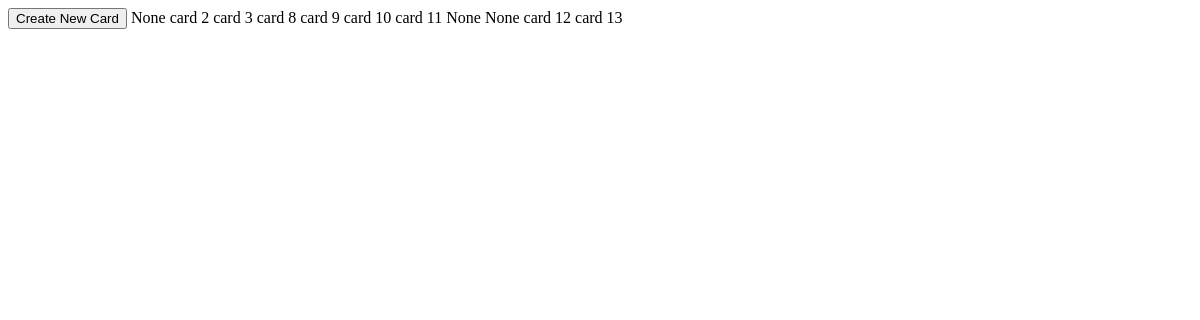
/deck/1, run on an earlier commit of the app's database.
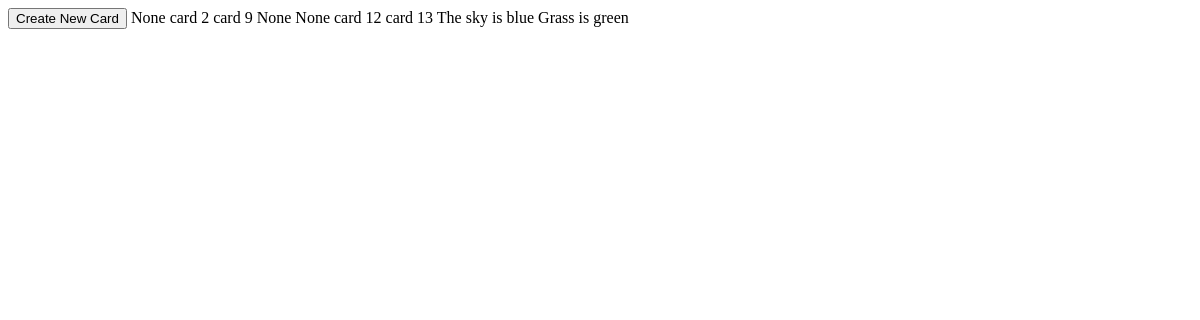
And on a later commit of the database.
### flashcards/models.py (models this page shows)
class Card(models.Model):
    question = models.CharField(max_length=100, null=True, blank=True)
    answer = models.CharField(max_length=100, null=True, blank=True)
    correct_answer = models.BooleanField(default=False)
    created_date = models.DateTimeField(default=timezone.now)
    deck = models.ForeignKey(to=Deck, on_delete=models.CASCADE)

### flashcards/views.py (the view)
# urls.py: path('deck/<int:pk>', views.deck, name='card-list'),
def deck(request, pk):
    deck = get_object_or_404(Deck, pk=pk)
    cards = Card.objects.filter(deck_id=pk)
    context = {
        'deck': deck,
        'cards': cards,
    }
    return render(request, 'flashcards/card_list.html', context)

### flashcards/templates/flashcards/card_list.html (shortened to what this page needs)
<!DOCTYPE html>
<html lang="en">
<head>
</head>
<body>
    <a href="{% url 'add-card' deck_pk=deck.pk %}"><button>Create New Card</button></a>
    {% for card in cards %}
    {{ card.question }}
    {% endfor %}
</body>
</html>

What changed in the data, as far as the page shows it:
removed Card: question "card 3"
removed Card: question "card 8"
removed Card: question "card 10"
removed Card: question "card 11"
added Card: question "The sky is blue"
added Card: question "Grass is green"
